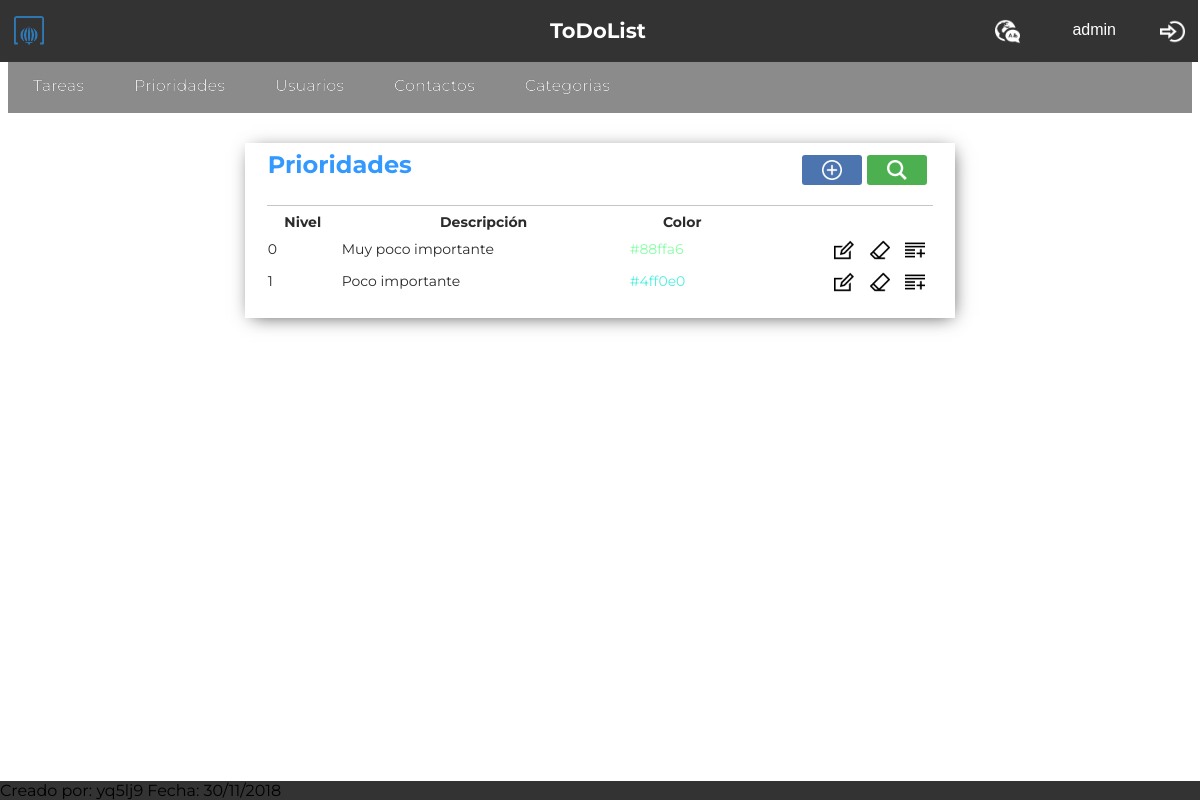
The app's page /Controllers/Prioridades_Controller.php (signed in) with its own data.
### tables this page shows
CREATE TABLE `prioridades` (
  `nivel` int(11) NOT NULL,
  `descripcion` varchar(45) NOT NULL,
  `color` varchar(45) NOT NULL
);

### Functions/Authentication.php (called while the page is built)
<?php
function IsAuthenticated(){
	if (!isset($_SESSION['login'])){
		return false;
	}
	else{
		return true;
	}
}
?>

### Models/PRIORIDADES_Model.php (called while the page is built, shortened)
<?php
class PRIORIDADES_Model {
	var $nivel;
	var $descripcion;
	var $color;
function __construct($nivel,$descripcion,$color){
	$this->nivel = $nivel;
	$this->descripcion = $descripcion;
	$this->color = $color;
	include_once 'Access_DB.php';
	$this->mysqli = ConnectDB();
}
function search(){
	     $sql = "SELECT *
       			FROM prioridades
    			WHERE
    				(
    				(`nivel` LIKE '%$this->nivel%') &&
	 				(`descripcion` LIKE '%$this->descripcion%') &&
					(`color` LIKE '%$this->color%')
    				)";
    if (!($resultado = $this->mysqli->query($sql))){
		return 'Error en la búsqueda';
	}
    else{
		return $resultado;
	}
}
}
?>

### Models/Access_DB.php (called while the page is built)
<?php
function ConnectDB()
{
    $mysqli = new mysqli("localhost", "root", "", "todolist");
	if ($mysqli->connect_errno) {
		include './MESSAGE.php';
		new MESSAGE("Fallo al conectar a MySQL: (" . $mysqli->connect_errno . ") " . $mysqli->connect_error, './index.php');
		return false;
	}
	else{
		return $mysqli;
	}
}
?>

### Views/Prioridades_SHOWALL.php (the view, shortened to what this page needs)
<?php
include_once '../Functions/Authentication.php';
include '../Views/Header.php';
 class Prioridades_SHOWALL{
	var $datos;
	function __construct($datos,$enlace){
		$this -> datos = $datos;
		$this -> pinta();
	}
	function pinta(){
?>
        <div class="showall">
            <table class="showAllUsers">
				<tr><th class="title" colspan="4"><?php echo $strings['Prioridades']; ?>
				<form class="tableActions" action="../Controllers/Prioridades_Controller.php" method="">
				<button class="buscar-little" name="action" value="Confirmar_SEARCH" type="submit"></button>
				<button class="anadir-little"  name="action" value="Confirmar_ADD" type="submit"></button>
				</form></th></tr>
				<tr>
					<th><?php echo $strings['Nivel']; ?></th>
					<th><?php echo $strings['Descripcion']; ?></th>
					<th><?php echo $strings['Color']; ?></th>
					<th></th>
				</tr>
			<?php
				while($fila = $this ->datos->fetch_array()){
			?>
				<tr>
					<form action="../Controllers/Prioridades_Controller.php" method="post" name="action" >
						<td><?php echo $fila['nivel']; ?></td>
						<td><?php echo $fila['descripcion']; ?></td>
						<td style="color:<?php echo $fila['color']; ?>;"><?php echo $fila['color']; ?></td>
						<td style="text-align:right">
							<button class="editar" name="action" value="Confirmar_EDIT" type="submit"></button>
							<button class="borrar" name="action" value="Confirmar_DELETE1" type="submit"></button>
							<button class="add" name="action" value="Confirmar_SHOWCURRENT" type="submit"></button>
						</td>
					</form>
				</tr>
			<?php
				}
			?>
            </table>
        </div>
<?php
    }
}
?>
<footer>
	<?php include '../Views/Footer.php'; ?>

### Controllers/Prioridades_Controller.php (shortened to what this page needs)
<?php
include_once "../Functions/Authentication.php";
if(isset($_SESSION['tipo'])){
	if($_SESSION['tipo']=='ADMIN'){
		if (!IsAuthenticated()){
			new MESSAGE('No puedes ver esto si no estás logueado', '../Controllers/Login_Controller.php');
		}else{
			include_once "../Models/PRIORIDADES_Model.php";
			include_once "../Views/Prioridades_SHOWALL.php";
			switch ($_REQUEST['action']){
				default:
					$prioridad = new PRIORIDADES_Model('','','');
					$datos = $prioridad -> search();
					$respuesta = new Prioridades_SHOWALL($datos,'../Controllers/Prioridades_Controller.php');
			}
		}
	}else{
		new MESSAGE('No puedes ver esto si no eres administrador', '../Controllers/Index_Controller.php');
	}
}
?>

### Views/Header.php (shortened to what this page needs)
<?php
	include_once '../Functions/Authentication.php';
?>
<html>
<head>
	<link rel="stylesheet" type="text/css" href="../Views/style.css">
	<link rel="stylesheet" href="https://cdnjs.cloudflare.com/ajax/libs/font-awesome/4.7.0/css/font-awesome.min.css">
	<link rel="stylesheet" type="text/css" href="../Views/tcal.css" />
</head>
<?php
if(isset($_SESSION['tipo'])){
	if($_SESSION['tipo']=='ADMIN'){
?>
<header id="main-header">
	<div class="fixednav">
		<div class="topnav">
			<div class="topnav-centered">
				<a><h2><?php echo $strings['ToDoList']; ?></h2></a>
			</div>
			<a><button class="logo"></button></a>
			<div class="topnav-right">
			<form name='idiomaform' action="../Functions/CambioIdioma.php" method="post" style="display: contents;">
				<select class="idioma" name="idioma" onChange='this.form.submit()'>
					<option value="SPANISH"> </option>
					<option value="ENGLISH"><?php echo $strings['Ingles']; ?></option>
				</select>
			</form>
                <?php
                    if (IsAuthenticated()){
                ?>
				<button class="user"><?php echo $_SESSION['login'];?></button>
				<a href='../Functions/Desconectar.php'><button class="logout"></button></a>
                <?php
                    }
                    else{
                ?>
                    <a href='../Controllers/Registro_Controller.php'><button class="registrar"></button></a>
                <?php
                    }
                ?>
			</div>
		</div>
	</div>
	<div class="menu-bar" id="menu-bar">
		<li><a class="dropdownElm" onclick="dropdown()">Tareas</a>
		</li>
		<li><a href="../Controllers/Prioridades_Controller.php"><?php echo $strings['Prioridades']; ?></a></li>
		<li><a href="../Controllers/Usuarios_Controller.php"><?php echo $strings['Usuarios']; ?></a></li>
		<li><a href="../Controllers/Contactos_Controller.php"><?php echo $strings['Contactos']; ?></a></li>
		<li><a href="../Controllers/Categorias_Controller.php"><?php echo $strings['Categorias']; ?></a></li>
	</div>
</header>
<?php
}
}
?>

### Views/Footer.php
<div class="footer" id="footer">
		<li><a><?php echo $strings['Creado por']; ?>: yq5lj9 </a></li>
		<li><a><?php echo $strings['Fecha']; ?>: 30/11/2018</a></li>
	</div>
</body>
</html>

### Views/style.css (style rules this page uses)
.topnav { position: fixed; background-color: #333; margin: -10px -10px 0px -10px; width: 100%; z-index: 8999; }
.topnav a { float: left; color: white; text-align: center; padding: 18px 16px 16px 16px; text-decoration: none; font-size: 14px; font-style: normal; text-shadow: 0px 0px 0px #000000; }
.topnav-centered a { float: none; position: absolute; top: 50%; left: 50%; transform: translate(-50%, -50%); }
.topnav-right { float: right; display: flex; }
.menu-bar { width: 100%; border-top: 50px solid; height: 55px; line-height: 100%; background: #8B8B8B; position: inherit; }
.menu-bar li { margin: 0px 0px 0px 0px; padding: 0px 0px 0px 0px; float: left; position: inherit; list-style: none; }
.menu-bar a { font-style: normal; font-size: 16px; color: #E7E5E5; text-decoration: none; display: block; padding: 20px 25px 19px 25px; margin: 0; margin-bottom: 0px; border-radius: 0px; text-shadow: 0px 0px 0px #000000; }
.footer { background-color: #333; position: fixed; left: 0; bottom: 0; width: 100%; }
.footer li { display: inline; }
.dropdownElm { cursor: pointer; }
form { font-size:14px; color:#2b2b2b; width:50%; margin-left:auto; margin-right:auto; margin-top:50px; padding: 20px 40px 20px 20px; box-shadow: 2px 3px 18px -5px rgba(0,0,0,0.75); }
.showAllUsers { font-size:14px; color:#2b2b2b; width:60%; margin-left:auto; margin-right:auto; margin-top:30px; padding: 0px 20px 20px 20px; box-shadow: 2px 3px 18px -5px rgba(0,0,0,0.75); }
.title { text-align:left; font-size:24px; font-weight:bold; border-bottom: 1px solid rgba(114, 114, 114, 0.411); color:#39F; padding-bottom: 20px; }
th { padding-top: 5px; }
.logo { background-size: 35px 35px; background-color: #333; background-position: center; background-repeat: no-repeat; margin-top: 0px; margin-right: 0px; border: none; padding: 15px 15px; cursor: pointer; background-image: url(../img/logo.png); }
.logout { background-size: 25px 25px; background-color: #333; background-position: center; background-repeat: no-repeat; margin-top: 0px; margin-right: -10px; border: none; padding: 15px 20px; cursor: pointer; vertical-align: super; background-image: url(../img/logout.png); }
.user { background-size: 25px 25px; background-color: #333; background-position: left; background-repeat: no-repeat; margin-top: 0px; margin-right: -15px; border: none; cursor: pointer; vertical-align: super; background-image: url(../img/user.png); }
button { background-size: 20px 20px; background-position: center; background-repeat: no-repeat; margin-top: 25px; margin-right: 30px; border: none; color: white; padding: 20px 35px; text-align: center; font-size: 16px; cursor: pointer; border-radius: 3px; background-color:green; }
.buscar-little { vertical-align: text-bottom; float: right; margin-top: 5px; margin-right: 5px; padding: 15px 30px; background-image: url(../img/buscar.png); background-color: #4CAF50; }
.anadir-little { vertical-align: text-bottom; float: right; margin-top: 5px; margin-right: 5px; padding: 15px 30px; background-image: url(../img/anadir.png); background-color: rgb(76, 116, 175); }
.editar { background-image: url(../img/editar.png); background-color: Transparent; background-repeat:no-repeat; border: none; cursor:pointer; overflow: hidden; outline:none; margin-top: 5px; margin-right: 2px; padding: 10px 15px; margin-bottom: 3px; }
.borrar { background-image: url(../img/borrar.png); background-color: Transparent; background-repeat:no-repeat; border: none; cursor:pointer; overflow: hidden; outline:none; margin-top: 5px; margin-right: 2px; padding: 10px 15px; margin-bottom: 3px; }
.add { background-image: url(../img/add.png); background-color: Transparent; background-repeat:no-repeat; border: none; cursor:pointer; overflow: hidden; outline:none; margin-top: 5px; margin-right: 2px; padding: 10px 15px; margin-bottom: 3px; }
select { border: solid 2px #EEEEEE; margin: 2px 12px 2px 0px; padding: 8px; border-radius: 5px; font-size: 1.1em; -webkit-appearance: none; -moz-appearance: none; text-indent: 1px; text-overflow: ''; }
.tableActions { display: contents; }
.idioma { border: none; background: bottom; background-image: url(../img/lenguaje.png); background-size: 25px 25px; background-position: center; background-repeat: no-repeat; margin-top: 5px; margin-right: 2px; padding-right: 0; padding-left: 0; cursor: pointer; vertical-align: super; }

### records on screen
prioridades: nivel "0", descripcion "Muy poco importante", color "#88ffa6"
prioridades: nivel "1", descripcion "Poco importante", color "#4ff0e0"

### other values on screen
$strings['ToDoList'] "ToDoList"
$_SESSION['login'] "admin"
$strings['Prioridades'] "Prioridades"
$strings['Usuarios'] "Usuarios"
$strings['Contactos'] "Contactos"
$strings['Categorias'] "Categorias"
$strings['Creado por'] "Creado por"
$strings['Fecha'] "Fecha"
$strings['Nivel'] "Nivel"
$strings['Descripcion'] "Descripción"
$strings['Color'] "Color"
